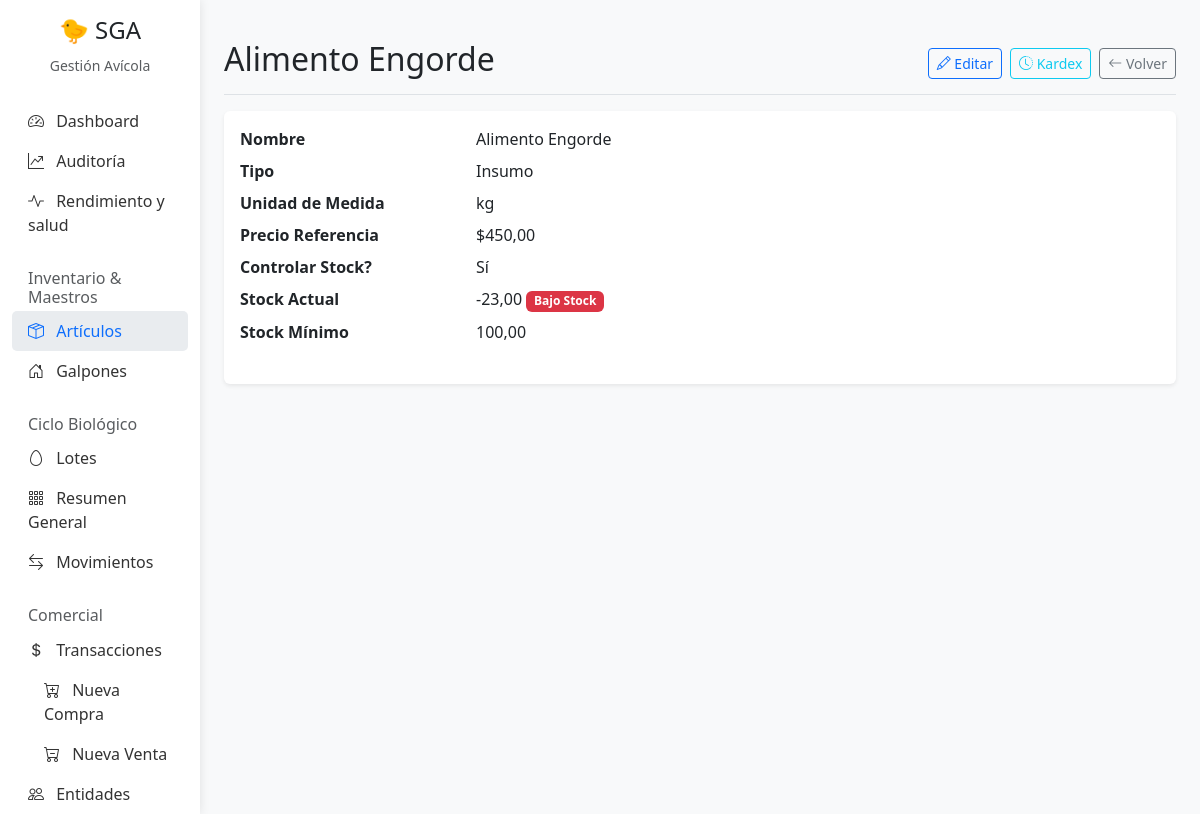
Page /articulos/2/ on the committed database.
### Gestion/models.py (models this page shows, shortened)
class Articulo(models.Model):
    id_articulo = models.AutoField(primary_key=True)
    class UnidadMedida(models.TextChoices):
        UNIDAD = 'Unidad', 'Unidad'
        KG = 'Kg', 'Kg'
        LITRO = 'Litro', 'Litro'
    nombre = models.CharField(max_length=200)
    tipo = models.CharField(max_length=20, choices=TipoArticulo.choices)
    unidad_medida = models.CharField(max_length=50, choices=UnidadMedida.choices, default=UnidadMedida.UNIDAD)
    controlar_stock = models.BooleanField(default=True)
    stock_actual = models.DecimalField(max_digits=10, decimal_places=2, default=0)
    stock_minimo = models.DecimalField(max_digits=10, decimal_places=2, default=0)
    precio_referencia = models.DecimalField(max_digits=10, decimal_places=2, default=0, help_text="Precio base para compras o ventas")
    es_insumo_receta = models.BooleanField(default=False, help_text="Marcar si es un envase o insumo auxiliar para recetas (no se muestra en Kiosco)")

### Gestion/views.py (the view)
# urls.py: path('articulos/<int:pk>/', views.articulo_detail, name='articulo-detail'),
def articulo_detail(request, pk):
    articulo = get_object_or_404(Articulo, pk=pk)
    return render(request, 'Gestion/articulo_detail.html', {'articulo': articulo, 'title': articulo.nombre})

### Gestion/templates/Gestion/articulo_detail.html (shortened to what this page needs)
{% extends 'Gestion/base.html' %}
{% block content %}
<div class="d-flex justify-content-between flex-wrap flex-md-nowrap align-items-center pt-3 pb-2 mb-3 border-bottom">
    <h1 class="h2">{{ title }}</h1>
    <div class="btn-toolbar mb-2 mb-md-0">
        <a href="{% url 'articulo-update' articulo.pk %}" class="btn btn-sm btn-outline-primary me-2">
            <i class="bi bi-pencil"></i> Editar
        </a>
        <a href="{% url 'articulo-kardex' articulo.pk %}" class="btn btn-sm btn-outline-info me-2">
            <i class="bi bi-clock-history"></i> Kardex
        </a>
        <a href="{% url 'articulo-list' %}" class="btn btn-sm btn-outline-secondary">
            <i class="bi bi-arrow-left"></i> Volver
        </a>
    </div>
</div>
<div class="card shadow-sm">
    <div class="card-body">
        <dl class="row">
            <dt class="col-sm-3">Nombre</dt>
            <dd class="col-sm-9">{{ articulo.nombre }}</dd>
            <dt class="col-sm-3">Tipo</dt>
            <dd class="col-sm-9">{{ articulo.get_tipo_display }}</dd>
            <dt class="col-sm-3">Unidad de Medida</dt>
            <dd class="col-sm-9">{{ articulo.unidad_medida }}</dd>
            <dt class="col-sm-3">Precio Referencia</dt>
            <dd class="col-sm-9">${{ articulo.precio_referencia }}</dd>
            <dt class="col-sm-3">Controlar Stock?</dt>
            <dd class="col-sm-9">
                {% if articulo.controlar_stock %}Sí{% else %}No{% endif %}
            </dd>
            {% if articulo.controlar_stock %}
            <dt class="col-sm-3">Stock Actual</dt>
            <dd class="col-sm-9">
                {{ articulo.stock_actual }}
                {% if articulo.stock_actual <= articulo.stock_minimo %} <span class="badge bg-danger">Bajo Stock</span>
                    {% endif %}
            </dd>
            <dt class="col-sm-3">Stock Mínimo</dt>
            <dd class="col-sm-9">{{ articulo.stock_minimo }}</dd>
            {% endif %}
        </dl>
    </div>
</div>
{% endblock %}

### Gestion/templates/Gestion/base.html (style rules this page uses)
body { background-color: #f8f9fa; }
.card { border: none; box-shadow: 0 2px 4px rgba(0, 0, 0, 0.05); margin-bottom: 20px; }

### rows in the picture
Articulo: nombre "Alimento Engorde", tipo "Insumo", unidad_medida "kg", precio_referencia "450,00", stock_actual "-23,00", stock_minimo "100,00"
